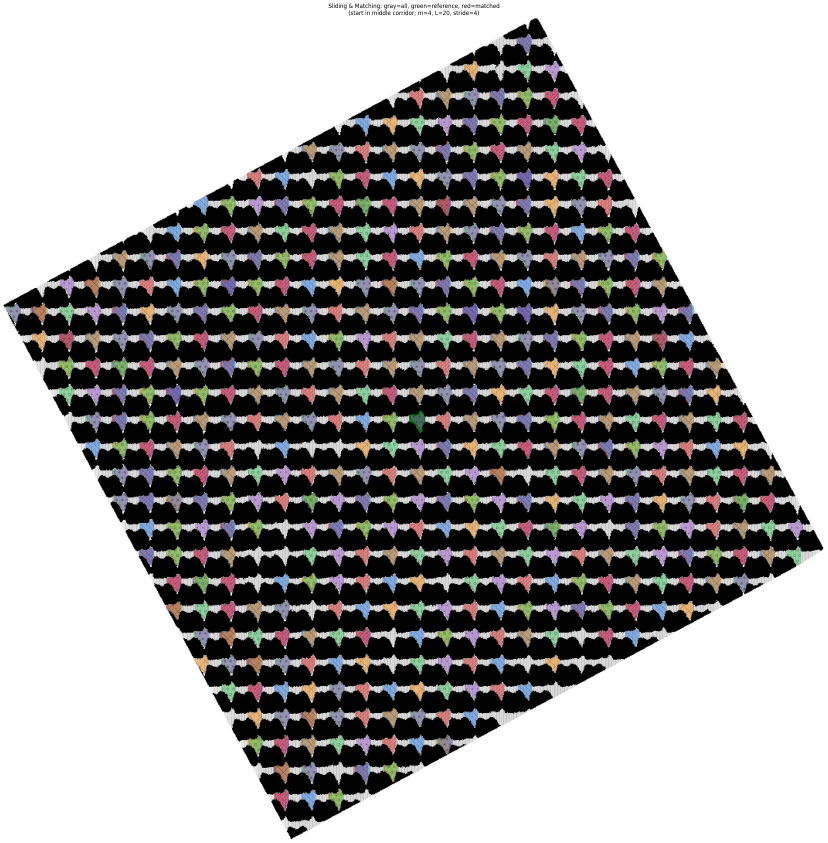
#> input picture tests/2 pixels 10 lines 1 stride.png, 2484 x 2527 px (shown at 1/3 size)
$ python -i corridor_mask.py   (imports and definitions only)
#> lines starting #> are read from the running program, lines starting #| are printed output that depends on the picture; after the words box and inside, x2 and y2 are one past the last pixel; in counts of white or black regions, pixels touching at a corner belong together
# Corridor BBoxes via **black convex hull** (white corridors inside the hull).
#   - thresholds image -> black mask
#   - convex hull of black -> content boundary
#   - corridors = (~black) & hull  (white strips bounded by black)
#   - deskews using corridors mask
#   - computes corridor BBoxes **using the hull for extents**
#   - visualizes BBoxes on the deskewed image
#
# You can adjust `row_cov_thresh_rel_hull` if corridors are thinner/thicker.

import numpy as np
import matplotlib.pyplot as plt
from skimage import io, color, filters, morphology, transform, feature
from morphology_pipeline.align_corridors import estimate_corridor_angle

# ---------------- helpers ----------------
def black_mask(img: np.ndarray):
    if img.ndim == 3:
        gray = color.rgb2gray(img)
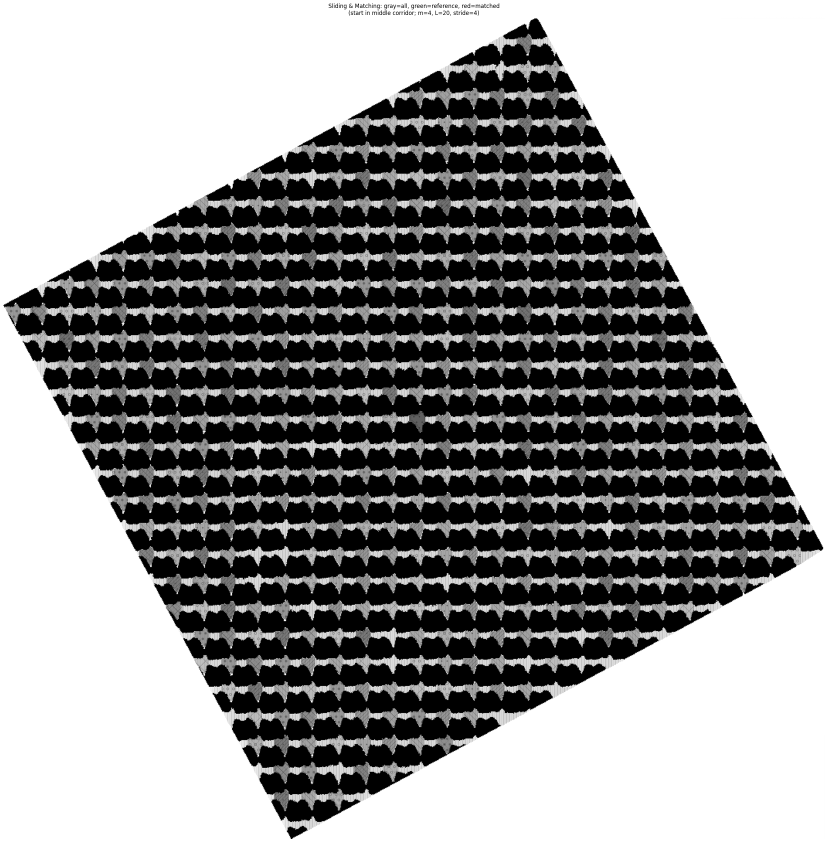
#> gray: shape (2527, 2484) float64 (shown at 1/3 size); min 0, max 1, mean 0.587
    else:
        gray = img.astype(np.float32)
        if gray.max() > 1.0:
            gray = gray / 255.0
    th = filters.threshold_otsu(gray)
#> th = 0.482
    black = gray < th
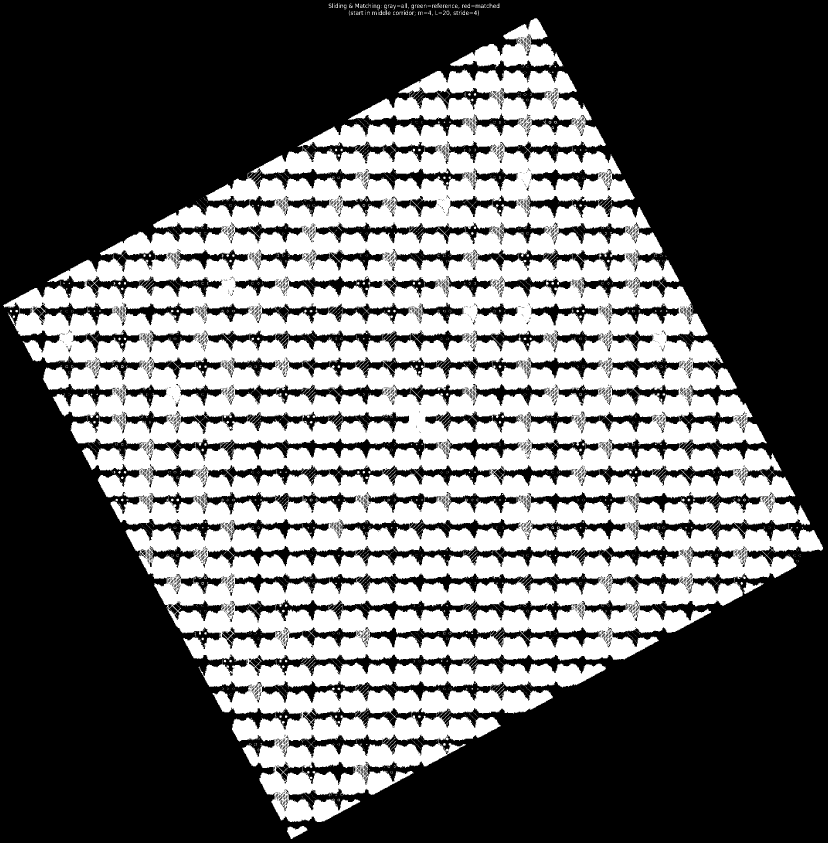
#> black: shape (2527, 2484) bool (shown at 1/3 size); 38.6% white; 5764 white regions (5540 under 20 px), largest, box (x1, y1, x2, y2) and area: (10, 206, 2469, 2466) 2376531, (1350, 55, 1690, 201) 20187, (861, 2478, 923, 2517) 1303
    return black

def corridors_from_black_hull(img: np.ndarray, clean_bg_img: np.ndarray = None, tiny_white_px: int = 16):
    blk = black_mask(img)
    hull = morphology.convex_hull_image(blk)
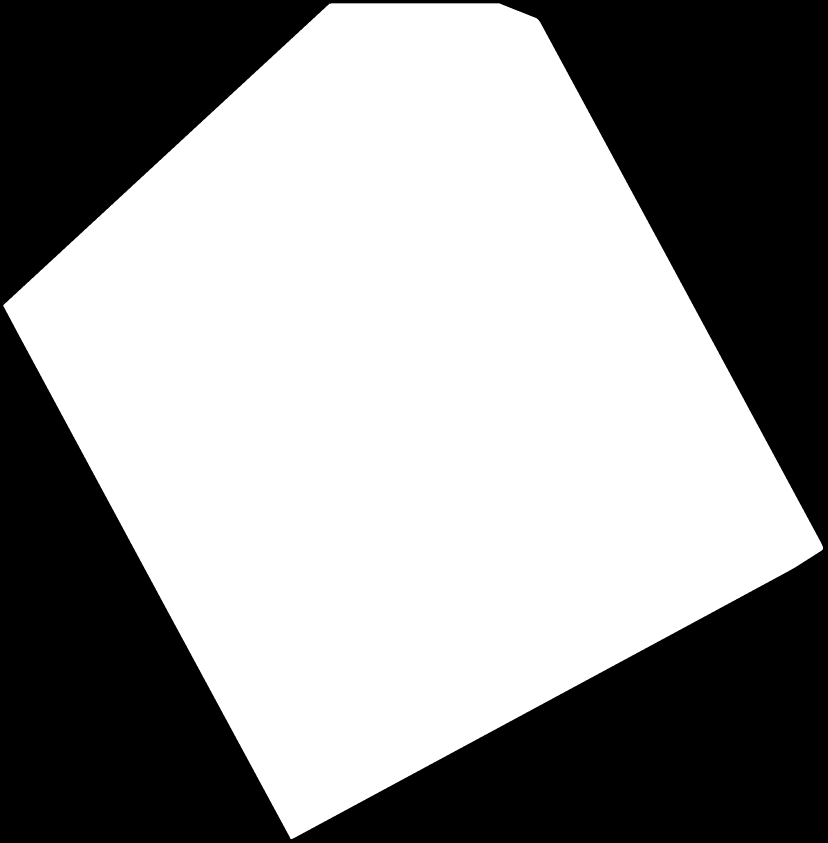
#> hull: shape (2527, 2484) bool (shown at 1/3 size); 57.8% white; 1 black region, box (x1, y1, x2, y2) and area: (0, 0, 2484, 2527) 2646146
    corridors = (~blk) & hull  # white within hull only
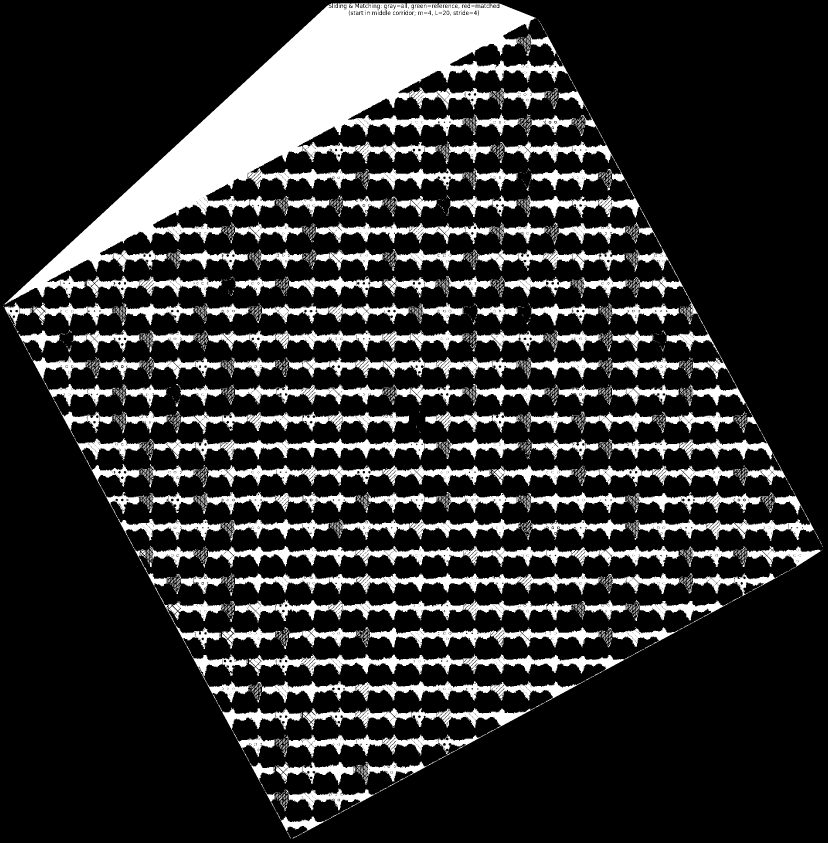
#> corridors: shape (2527, 2484) bool (shown at 1/3 size); 19.3% white; 6578 white regions (6006 under 20 px), largest, box (x1, y1, x2, y2) and area: (13, 10, 1707, 913) 373707, (609, 1638, 1800, 1703) 26176, (752, 1963, 1873, 2028) 25074
    # clean: remove tiny white specks; fill tiny holes
    corridors = morphology.remove_small_objects(corridors, min_size=tiny_white_px)
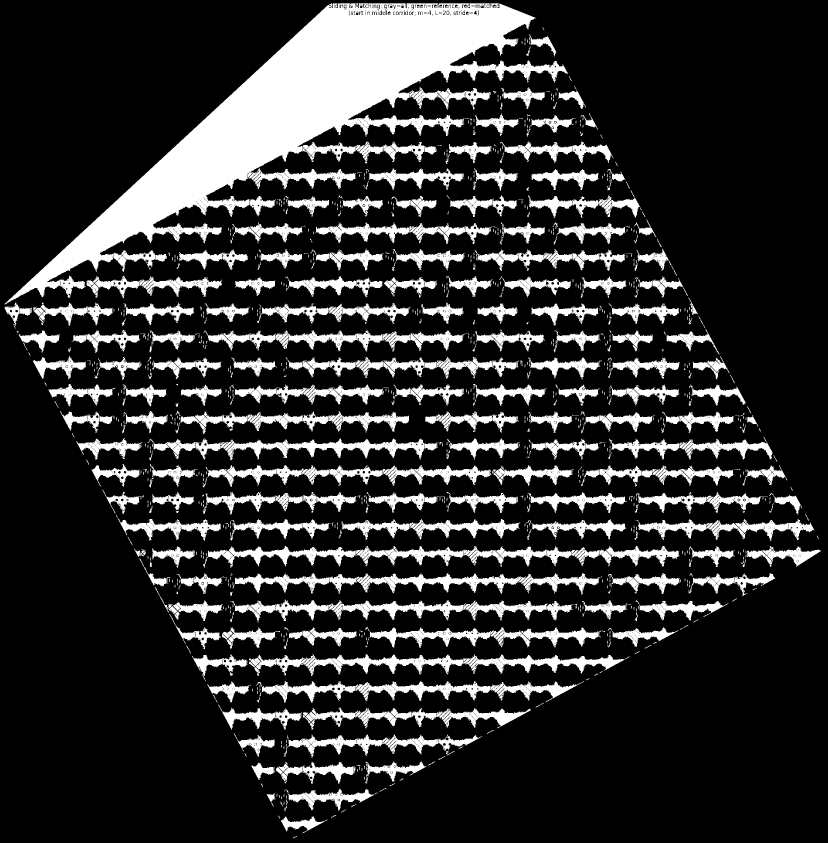
#> corridors: shape (2527, 2484) bool (shown at 1/3 size); 18.7% white; 1024 white regions (552 under 20 px), largest, box (x1, y1, x2, y2) and area: (13, 10, 1704, 913) 373590, (609, 1638, 1800, 1703) 26152, (752, 1963, 1873, 2028) 25059
    corridors = morphology.remove_small_holes(corridors, area_threshold=64)
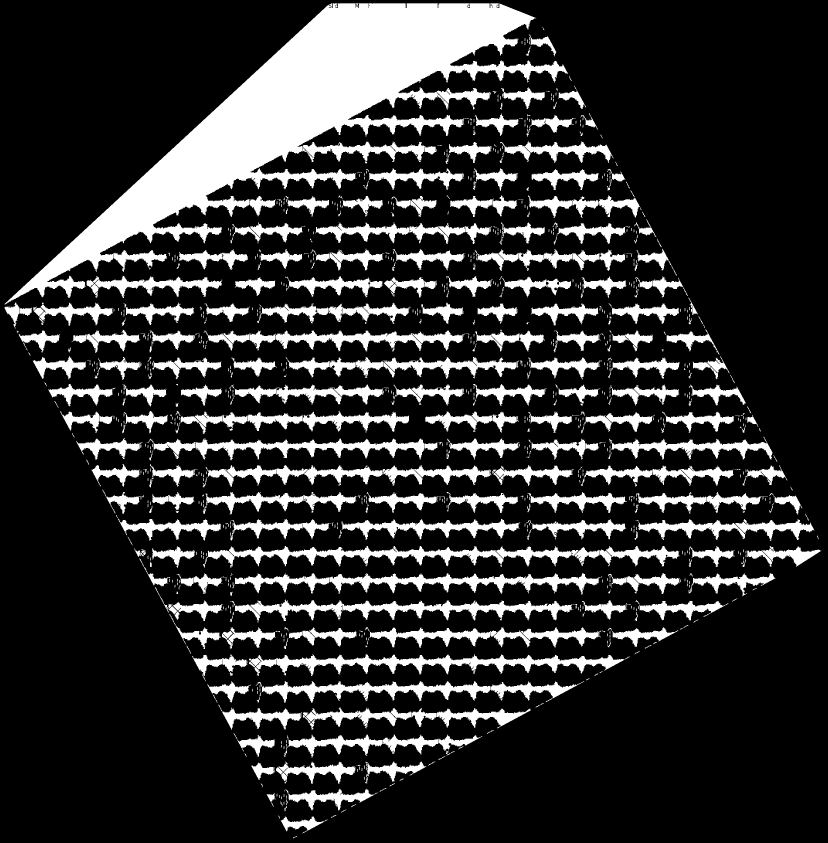
#> corridors: shape (2527, 2484) bool (shown at 1/3 size); 19.2% white; 1001 white regions (539 under 20 px), largest, box (x1, y1, x2, y2) and area: (13, 10, 1704, 913) 378662, (609, 1638, 1800, 1703) 26969, (752, 1963, 1873, 2028) 25818
    return corridors.astype(np.uint8), hull.astype(np.uint8)


# [58 lines left out: functions deskew_with_hull, detect_corridors_via_hull, not called in this run]

# [28 lines not run here, left out]

>>> import cv2
>>> picture = cv2.cvtColor(cv2.imread('../../../tests/2 pixels 10 lines 1 stride.png'), cv2.COLOR_BGR2RGB)
>>> result = corridors_from_black_hull(picture)

$ run again, on tests/aaa no rot.png
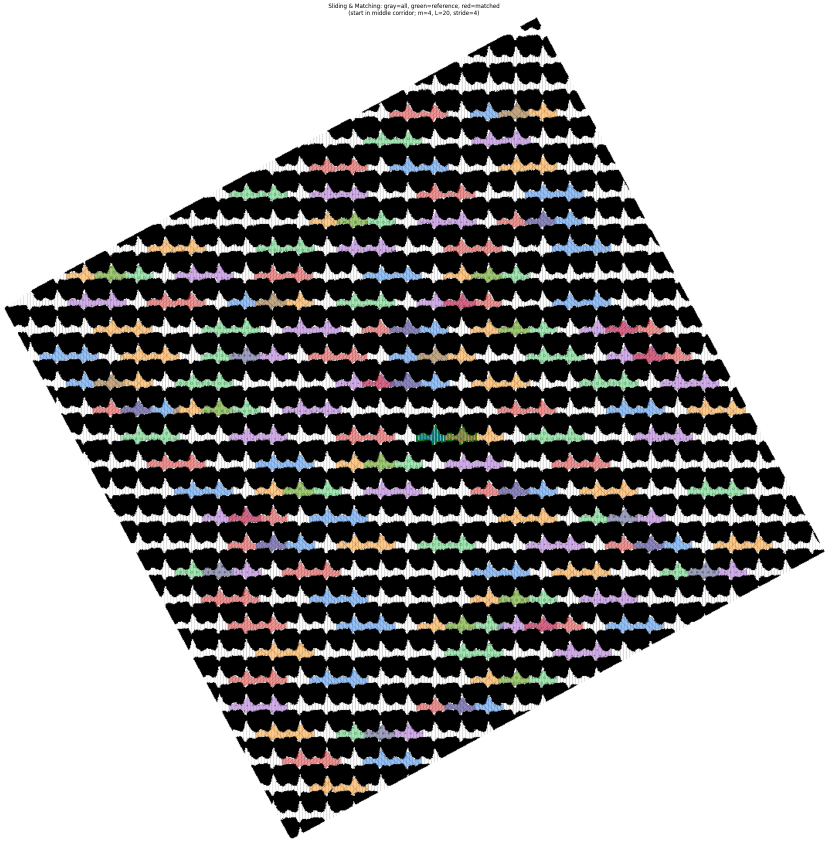
#> input picture tests/aaa no rot.png, 2484 x 2527 px (shown at 1/3 size)
#> th = 0.486
#> in black_mask, `black = gray < th`:
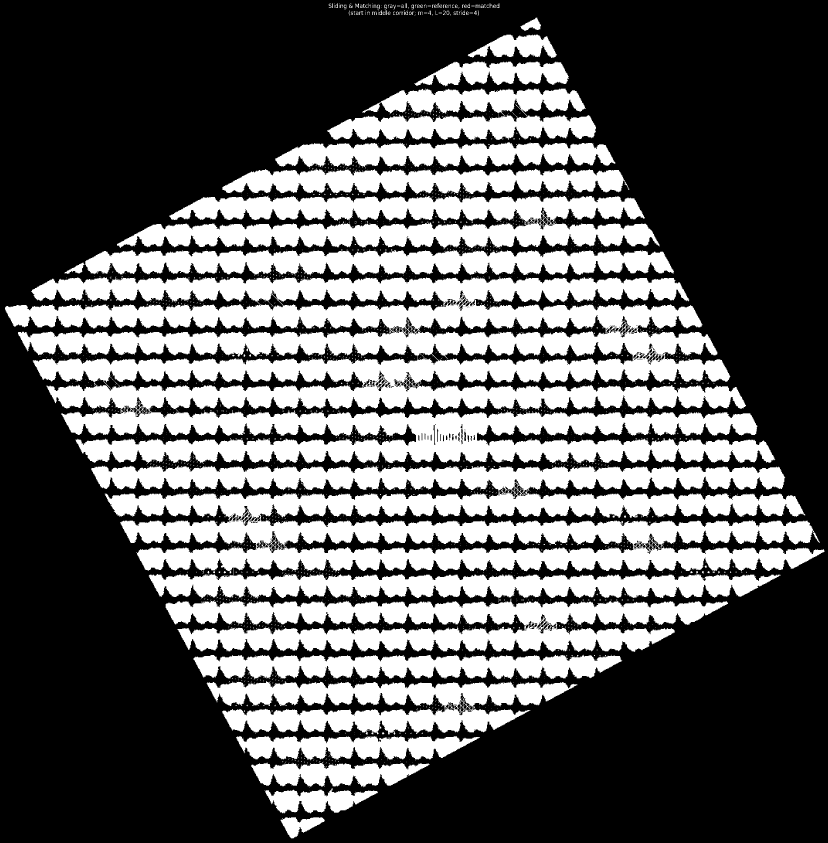
#> black: shape (2527, 2484) bool (shown at 1/3 size); 36.9% white; 2959 white regions (2846 under 20 px), largest, box (x1, y1, x2, y2) and area: (15, 829, 2326, 1394) 816289, (274, 1396, 2474, 1717) 457568, (497, 1800, 2184, 1956) 170651
#> hull: shape (2527, 2484) bool; 57.8% white; 1 black region, box (x1, y1, x2, y2) and area: (0, 0, 2484, 2527) 2650596
#> in corridors_from_black_hull, `corridors = morphology.remove_small_holes(corridors, area_threshold=64)`:
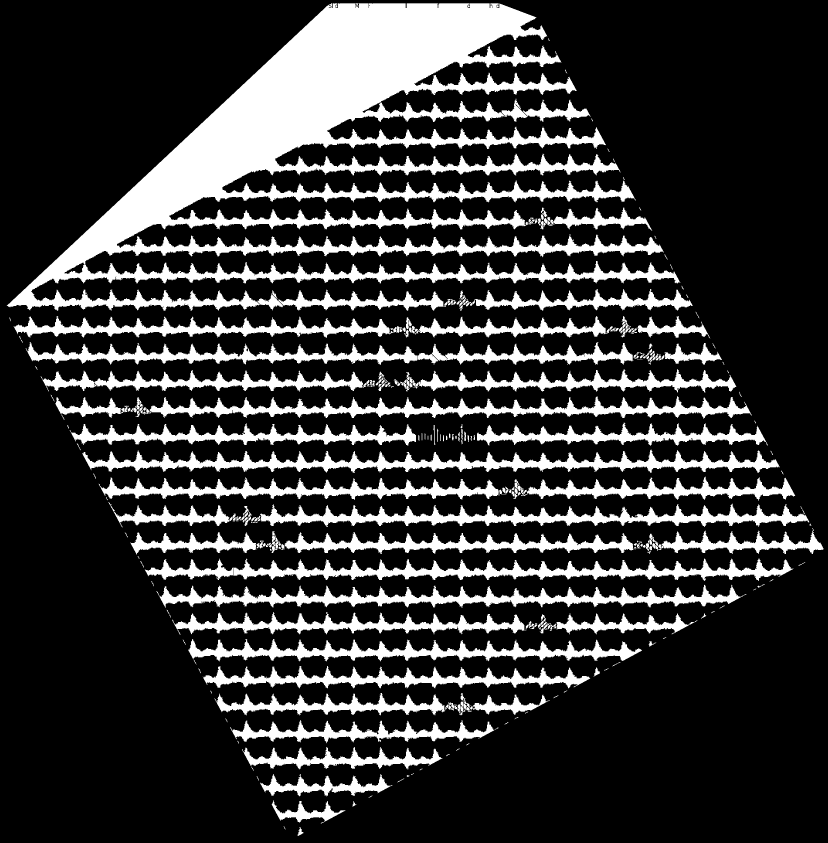
#> corridors: shape (2527, 2484) bool (shown at 1/3 size); 21% white; 378 white regions (35 under 20 px), largest, box (x1, y1, x2, y2) and area: (20, 10, 2041, 932) 556575, (246, 1349, 2339, 1418) 53101, (434, 1676, 2381, 1743) 49011
